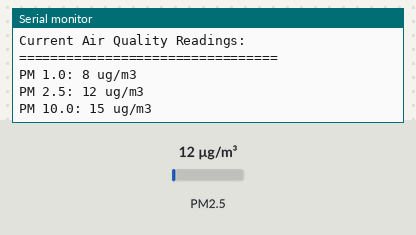
Recording of a sketch running on a simulated ESP32. Parts: the last lines printed to the serial monitor. Inputs (shaded band) come from the test bench; at power-on: PM2.5 12 µg/m³.

Above: at 2.8 s.
2.9 s: PM2.5 set to 6 µg/m³
At 3.8 s:
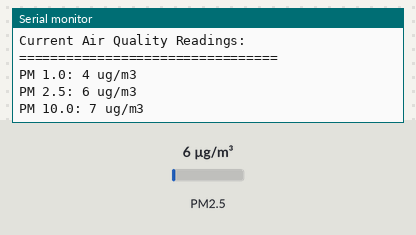
4.4 s: PM2.5 set to 75 µg/m³
At 5.6 s:
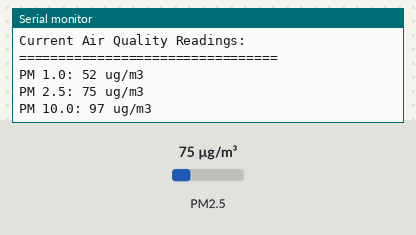
Timing chart, 0 to 7.4 s (numbered marks = the images above; inputs shaded):
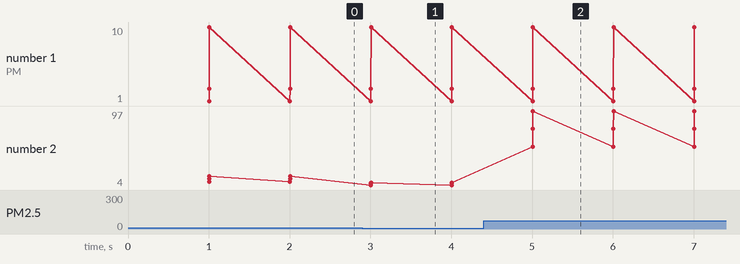

The sketch:

PMS5003code.ino
```cpp
#include "PMS.h"

// Define the ESP32 HardwareSerial port 2
HardwareSerial pmsSerial(2);
PMS pms(pmsSerial);
PMS::DATA data;

void setup() {
  // Initialize the standard USB Serial communication for the Serial Monitor
  Serial.begin(115200);

  // Initialize Serial2 for the PMS5003 at 9600 baud.
  // SERIAL_8N1 sets 8 data bits, no parity, 1 stop bit (standard UART).
  // 16 is RX pin (connected to LV1), 17 is TX pin (connected to LV2).
  pmsSerial.begin(9600, SERIAL_8N1, 16, 17);

  Serial.println("--- PMS5003 Sensor Initialized ---");
}

void loop() {
  // readData() returns true only when a complete, valid 32-byte packet is received
  if (pms.read(data)) {
    Serial.println("=================================");
    Serial.println("Current Air Quality Readings:");
    Serial.println("=================================");

    // PM concentration units: Standard Particle (CF=1, ug/m3)
    Serial.print("PM 1.0: ");
    Serial.print(data.PM_SP_UG_1_0);
    Serial.println(" ug/m3");

    Serial.print("PM 2.5: ");
    Serial.print(data.PM_SP_UG_2_5);
    Serial.println(" ug/m3");

    Serial.print("PM 10.0: ");
    Serial.print(data.PM_SP_UG_10_0);
    Serial.println(" ug/m3");

    Serial.println(); // Blank line for readability
  }
}
```

Measured:
- after the input at 2.9 s, the serial monitor: prints a new line after 0.11 s (image 1)
- after the input at 4.4 s, the serial monitor: prints a new line after 0.61 s (image 2)
- plotted number 2: 15 → 7 after the input at 2.9 s, 7 → 97 after the input at 4.4 s
